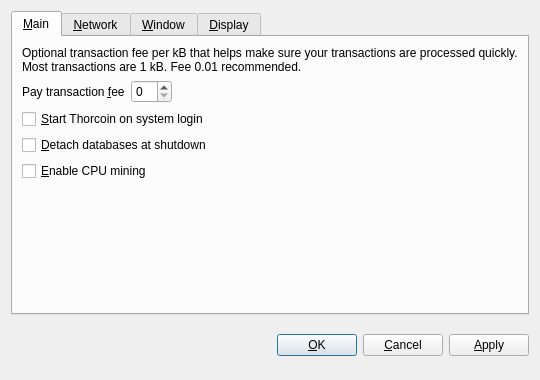
<?xml version="1.0" encoding="UTF-8"?>
<ui version="4.0">
 <class>OptionsDialog</class>
 <widget class="QDialog" name="OptionsDialog">
  <property name="geometry">
   <rect>
    <x>0</x>
    <y>0</y>
    <width>540</width>
    <height>380</height>
   </rect>
  </property>
  <property name="windowTitle">
   <string>Options</string>
  </property>
  <property name="modal">
   <bool>true</bool>
  </property>
  <layout class="QVBoxLayout" name="verticalLayout">
   <item>
    <widget class="QTabWidget" name="tabWidget">
     <property name="tabPosition">
      <enum>QTabWidget::North</enum>
     </property>
     <property name="currentIndex">
      <number>0</number>
     </property>
     <widget class="QWidget" name="tabMain">
      <attribute name="title">
       <string>&amp;Main</string>
      </attribute>
      <layout class="QVBoxLayout" name="verticalLayout_Main">
       <item>
        <widget class="QLabel" name="transactionFeeInfoLabel">
         <property name="text">
          <string>Optional transaction fee per kB that helps make sure your transactions are processed quickly. Most transactions are 1 kB. Fee 0.01 recommended.</string>
         </property>
         <property name="textFormat">
          <enum>Qt::PlainText</enum>
         </property>
         <property name="wordWrap">
          <bool>true</bool>
         </property>
        </widget>
       </item>
       <item>
        <layout class="QHBoxLayout" name="horizontalLayout_Main">
         <item>
          <widget class="QLabel" name="transactionFeeLabel">
           <property name="text">
            <string>Pay transaction &amp;fee</string>
           </property>
           <property name="textFormat">
            <enum>Qt::PlainText</enum>
           </property>
           <property name="buddy">
            <cstring>transactionFee</cstring>
           </property>
          </widget>
         </item>
         <item>
          <widget class="BitcoinAmountField" name="transactionFee"/>
         </item>
         <item>
          <spacer name="horizontalSpacer_Main">
           <property name="orientation">
            <enum>Qt::Horizontal</enum>
           </property>
           <property name="sizeHint" stdset="0">
            <size>
             <width>40</width>
             <height>20</height>
            </size>
           </property>
          </spacer>
         </item>
        </layout>
       </item>
       <item>
        <widget class="QCheckBox" name="bitcoinAtStartup">
         <property name="toolTip">
          <string>Automatically start Thorcoin after logging in to the system.</string>
         </property>
         <property name="text">
          <string>&amp;Start Thorcoin on system login</string>
         </property>
        </widget>
       </item>
       <item>
        <widget class="QCheckBox" name="detachDatabases">
         <property name="toolTip">
          <string>Detach block and address databases at shutdown. This means they can be moved to another data directory, but it slows down shutdown. The wallet is always detached.</string>
         </property>
         <property name="text">
          <string>&amp;Detach databases at shutdown</string>
         </property>
        </widget>
       </item>
       <item>
         <widget class="QCheckBox" name="cpuMining">
          <property name="toolTip">
           <string>Enable Proof-of-Work CPU mining (generating/minting) of THORCoins (NOT to be confused with Proof-of-Stake!).</string>
          </property>
          <property name="text">
           <string>&amp;Enable CPU mining</string>
          </property>
         </widget>
        </item>
        <item>
        <spacer name="verticalSpacer_Main">
         <property name="orientation">
          <enum>Qt::Vertical</enum>
         </property>
         <property name="sizeHint" stdset="0">
          <size>
           <width>20</width>
           <height>40</height>
          </size>
         </property>
        </spacer>
       </item>
      </layout>
     </widget>
     <widget class="QWidget" name="tabNetwork">
      <attribute name="title">
       <string>&amp;Network</string>
      </attribute>
      <layout class="QVBoxLayout" name="verticalLayout_Network">
       <item>
        <widget class="QCheckBox" name="mapPortUpnp">
         <property name="toolTip">
          <string>Automatically open the Thorcoin client port on the router. This only works when your router supports UPnP and it is enabled.</string>
         </property>
         <property name="text">
          <string>Map port using &amp;UPnP</string>
         </property>
        </widget>
       </item>
       <item>
        <widget class="QCheckBox" name="connectSocks">
         <property name="toolTip">
          <string>Connect to the Thorcoin network through a SOCKS proxy (e.g. when connecting through Tor).</string>
         </property>
         <property name="text">
          <string>&amp;Connect through SOCKS proxy:</string>
         </property>
        </widget>
       </item>
       <item>
        <layout class="QHBoxLayout" name="horizontalLayout_Network">
         <item>
          <widget class="QLabel" name="proxyIpLabel">
           <property name="text">
            <string>Proxy &amp;IP:</string>
           </property>
           <property name="textFormat">
            <enum>Qt::PlainText</enum>
           </property>
           <property name="buddy">
            <cstring>proxyIp</cstring>
           </property>
          </widget>
         </item>
         <item>
          <widget class="QValidatedLineEdit" name="proxyIp">
           <property name="maximumSize">
            <size>
             <width>140</width>
             <height>16777215</height>
            </size>
           </property>
           <property name="toolTip">
            <string>IP address of the proxy (e.g. 127.0.0.1)</string>
           </property>
          </widget>
         </item>
         <item>
          <widget class="QLabel" name="proxyPortLabel">
           <property name="text">
            <string>&amp;Port:</string>
           </property>
           <property name="textFormat">
            <enum>Qt::PlainText</enum>
           </property>
           <property name="buddy">
            <cstring>proxyPort</cstring>
           </property>
          </widget>
         </item>
         <item>
          <widget class="QLineEdit" name="proxyPort">
           <property name="maximumSize">
            <size>
             <width>55</width>
             <height>16777215</height>
            </size>
           </property>
           <property name="toolTip">
            <string>Port of the proxy (e.g. 9050)</string>
           </property>
          </widget>
         </item>
         <item>
          <widget class="QLabel" name="socksVersionLabel">
           <property name="text">
            <string>SOCKS &amp;Version:</string>
           </property>
           <property name="textFormat">
            <enum>Qt::PlainText</enum>
           </property>
           <property name="buddy">
            <cstring>socksVersion</cstring>
           </property>
          </widget>
         </item>
         <item>
          <widget class="QValueComboBox" name="socksVersion">
           <property name="toolTip">
            <string>SOCKS version of the proxy (e.g. 5)</string>
           </property>
          </widget>
         </item>
         <item>
          <spacer name="horizontalSpacer_Network">
           <property name="orientation">
            <enum>Qt::Horizontal</enum>
           </property>
           <property name="sizeHint" stdset="0">
            <size>
             <width>40</width>
             <height>20</height>
            </size>
           </property>
          </spacer>
         </item>
        </layout>
       </item>
       <item>
        <spacer name="verticalSpacer_Network">
         <property name="orientation">
          <enum>Qt::Vertical</enum>
         </property>
         <property name="sizeHint" stdset="0">
          <size>
           <width>20</width>
           <height>40</height>
          </size>
         </property>
        </spacer>
       </item>
      </layout>
     </widget>
     <widget class="QWidget" name="tabWindow">
      <attribute name="title">
       <string>&amp;Window</string>
      </attribute>
      <layout class="QVBoxLayout" name="verticalLayout_Window">
       <item>
        <widget class="QCheckBox" name="minimizeToTray">
         <property name="toolTip">
          <string>Show only a tray icon after minimizing the window.</string>
         </property>
         <property name="text">
          <string>&amp;Minimize to the tray instead of the taskbar</string>
         </property>
        </widget>
       </item>
       <item>
        <widget class="QCheckBox" name="minimizeOnClose">
         <property name="toolTip">
          <string>Minimize instead of exit the application when the window is closed. When this option is enabled, the application will be closed only after selecting Quit in the menu.</string>
         </property>
         <property name="text">
          <string>M&amp;inimize on close</string>
         </property>
        </widget>
       </item>
       <item>
        <spacer name="verticalSpacer_Window">
         <property name="orientation">
          <enum>Qt::Vertical</enum>
         </property>
         <property name="sizeHint" stdset="0">
          <size>
           <width>20</width>
           <height>40</height>
          </size>
         </property>
        </spacer>
       </item>
      </layout>
     </widget>
     <widget class="QWidget" name="tabDisplay">
      <attribute name="title">
       <string>&amp;Display</string>
      </attribute>
      <layout class="QVBoxLayout" name="verticalLayout_Display">
       <item>
        <layout class="QHBoxLayout" name="horizontalLayout_1_Display">
         <item>
          <widget class="QLabel" name="langLabel">
           <property name="text">
            <string>User Interface &amp;language:</string>
           </property>
           <property name="textFormat">
            <enum>Qt::PlainText</enum>
           </property>
           <property name="buddy">
            <cstring>lang</cstring>
           </property>
          </widget>
         </item>
         <item>
          <widget class="QValueComboBox" name="lang">
           <property name="toolTip">
            <string>The user interface language can be set here. This setting will take effect after restarting Thorcoin.</string>
           </property>
          </widget>
         </item>
        </layout>
       </item>
       <item>
        <layout class="QHBoxLayout" name="horizontalLayout_2_Display">
         <item>
          <widget class="QLabel" name="unitLabel">
           <property name="text">
            <string>&amp;Unit to show amounts in:</string>
           </property>
           <property name="textFormat">
            <enum>Qt::PlainText</enum>
           </property>
           <property name="buddy">
            <cstring>unit</cstring>
           </property>
          </widget>
         </item>
         <item>
          <widget class="QValueComboBox" name="unit">
           <property name="toolTip">
            <string>Choose the default subdivision unit to show in the interface and when sending coins.</string>
           </property>
          </widget>
         </item>
        </layout>
       </item>
       <item>
        <widget class="QCheckBox" name="displayAddresses">
         <property name="toolTip">
          <string>Whether to show Thorcoin addresses in the transaction list or not.</string>
         </property>
         <property name="text">
          <string>&amp;Display addresses in transaction list</string>
         </property>
        </widget>
       </item>
       <item>
        <spacer name="verticalSpacer_Display">
         <property name="orientation">
          <enum>Qt::Vertical</enum>
         </property>
         <property name="sizeHint" stdset="0">
          <size>
           <width>20</width>
           <height>40</height>
          </size>
         </property>
        </spacer>
       </item>
      </layout>
     </widget>
    </widget>
   </item>
   <item>
    <layout class="QHBoxLayout" name="horizontalLayout_Buttons">
     <item>
      <spacer name="horizontalSpacer_1">
       <property name="orientation">
        <enum>Qt::Horizontal</enum>
       </property>
       <property name="sizeHint" stdset="0">
        <size>
         <width>40</width>
         <height>48</height>
        </size>
       </property>
      </spacer>
     </item>
     <item>
      <widget class="QLabel" name="statusLabel">
       <property name="font">
        <font>
         <weight>75</weight>
         <bold>true</bold>
        </font>
       </property>
       <property name="text">
        <string/>
       </property>
       <property name="textFormat">
        <enum>Qt::PlainText</enum>
       </property>
       <property name="wordWrap">
        <bool>true</bool>
       </property>
      </widget>
     </item>
     <item>
      <spacer name="horizontalSpacer_2">
       <property name="orientation">
        <enum>Qt::Horizontal</enum>
       </property>
       <property name="sizeHint" stdset="0">
        <size>
         <width>40</width>
         <height>48</height>
        </size>
       </property>
      </spacer>
     </item>
     <item>
      <widget class="QPushButton" name="okButton">
       <property name="text">
        <string>&amp;OK</string>
       </property>
      </widget>
     </item>
     <item>
      <widget class="QPushButton" name="cancelButton">
       <property name="text">
        <string>&amp;Cancel</string>
       </property>
       <property name="autoDefault">
        <bool>false</bool>
       </property>
      </widget>
     </item>
     <item>
      <widget class="QPushButton" name="applyButton">
       <property name="text">
        <string>&amp;Apply</string>
       </property>
       <property name="autoDefault">
        <bool>false</bool>
       </property>
      </widget>
     </item>
    </layout>
   </item>
  </layout>
 </widget>
 <customwidgets>
  <customwidget>
   <class>BitcoinAmountField</class>
   <extends>QSpinBox</extends>
   <header>bitcoinamountfield.h</header>
  </customwidget>
  <customwidget>
   <class>QValueComboBox</class>
   <extends>QComboBox</extends>
   <header>qvaluecombobox.h</header>
  </customwidget>
  <customwidget>
   <class>QValidatedLineEdit</class>
   <extends>QLineEdit</extends>
   <header>qvalidatedlineedit.h</header>
  </customwidget>
 </customwidgets>
 <resources/>
 <connections/>
</ui>
